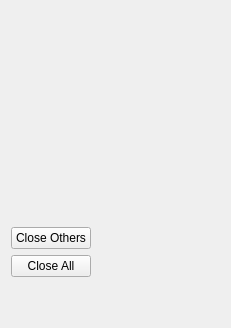
<?xml version="1.0" encoding="UTF-8"?>
<ui version="4.0">
 <class>OpenedDock</class>
 <widget class="QWidget" name="OpenedDock">
  <property name="geometry">
   <rect>
    <x>0</x>
    <y>0</y>
    <width>231</width>
    <height>328</height>
   </rect>
  </property>
  <property name="windowTitle">
   <string>Form</string>
  </property>
  <layout class="QVBoxLayout" name="verticalLayout" stretch="1,0,0,0">
   <item>
    <widget class="QWidget" name="openedDocumentWidget" native="true"/>
   </item>
   <item>
    <layout class="QHBoxLayout" name="horizontalLayout">
     <item>
      <widget class="QPushButton" name="closeAllOtherBtn">
       <property name="text">
        <string>Close Others</string>
       </property>
      </widget>
     </item>
     <item>
      <spacer name="horizontalSpacer">
       <property name="orientation">
        <enum>Qt::Orientation::Horizontal</enum>
       </property>
       <property name="sizeHint" stdset="0">
        <size>
         <width>40</width>
         <height>20</height>
        </size>
       </property>
      </spacer>
     </item>
    </layout>
   </item>
   <item>
    <layout class="QHBoxLayout" name="horizontalLayout_2">
     <item>
      <widget class="QPushButton" name="closeAllBtn">
       <property name="text">
        <string>Close All</string>
       </property>
      </widget>
     </item>
     <item>
      <spacer name="horizontalSpacer_2">
       <property name="orientation">
        <enum>Qt::Orientation::Horizontal</enum>
       </property>
       <property name="sizeHint" stdset="0">
        <size>
         <width>40</width>
         <height>20</height>
        </size>
       </property>
      </spacer>
     </item>
    </layout>
   </item>
   <item>
    <spacer name="verticalSpacer">
     <property name="orientation">
      <enum>Qt::Orientation::Vertical</enum>
     </property>
     <property name="sizeHint" stdset="0">
      <size>
       <width>20</width>
       <height>40</height>
      </size>
     </property>
    </spacer>
   </item>
  </layout>
 </widget>
 <resources/>
 <connections/>
</ui>
